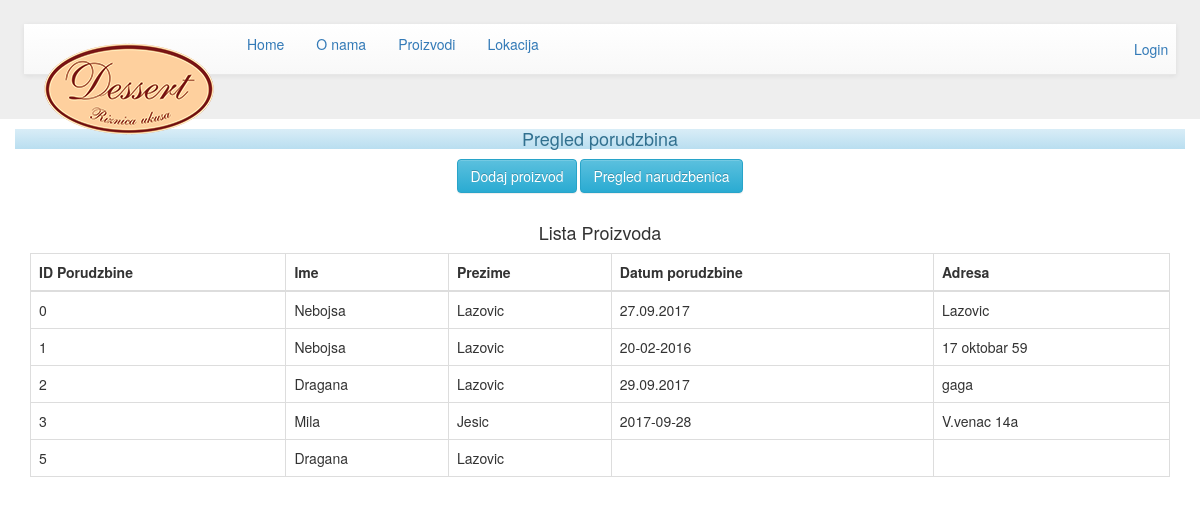
Page /private/sellers/pregled_narudzbenica.php on the committed database.
### tables this page shows
CREATE TABLE `porudzbina` (
  `IDPorudzbine` int(11) NOT NULL,
  `IDKorisnika` int(11) DEFAULT NULL,
  `datumPorudzbine` varchar(30) DEFAULT NULL,
  `adresaUplatioca` varchar(255) DEFAULT NULL,
  `emailUplatioca` varchar(100) DEFAULT NULL,
  `IDKorpe` int(11) DEFAULT NULL,
  `status` int(11) DEFAULT NULL
);

CREATE TABLE `korisnik` (
  `IDKorisnika` int(11) NOT NULL,
  `Ime` varchar(255) NOT NULL,
  `Prezime` varchar(255) NOT NULL,
  `Username` varchar(20) NOT NULL,
  `Password` varchar(30) NOT NULL,
  `Adresa` varchar(255) NOT NULL,
  `Telefon` varchar(30) NOT NULL,
  `Email` varchar(255) NOT NULL,
  `radnoMesto` varchar(20) DEFAULT 'klijent'
);

### private/sellers/pregled_narudzbenica.php (the view, shortened to what this page needs)
<!DOCTYPE html>
<html>
    <head>
        <link href="../../css/bootstrap.css" rel="stylesheet" type="text/css"/>
        <link href="../../css/bootstrap.min.css" rel="stylesheet" type="text/css"/>
        <link href="../../css/bootstrap-theme.css" rel="stylesheet" type="text/css"/>
        <link href="../../css/bootstrap-theme.min.css" rel="stylesheet" type="text/css"/>
    </head>
    <body>
        <?php include '../../navigation.php'; ?>
        <div align="center">
        <div class="container">
        <div class="row">
    <center>
        <h4 class="alert-info">Pregled porudzbina</h4>
        <a class="btn btn-info" href="dodaj_proizvod.php" role="button">Dodaj proizvod</a>
        <a class="btn btn-info" href="pregled_narudzbenica.php" role="button">Pregled narudzbenica</a>
        <br>
        <br>
    </center>
    <div class="container">
        <h4>Lista Proizvoda</h4>
        <table class="table table-bordered">
            <thead>
                <tr>
                    <th>ID Porudzbine</th>
                    <th>Ime</th>
                    <th>Prezime</th>
                    <th>Datum porudzbine</th>
                    <th>Adresa</th>
                </tr>
            </thead>
            <tbody>
            <?php
                require_once '../../common.inc';
                $sql = "SELECT porudzbina.IDPorudzbine, korisnik.Ime, korisnik.Prezime, porudzbina.datumPorudzbine, porudzbina.adresaUplatioca FROM porudzbina LEFT JOIN korisnik ON porudzbina.IDKorisnika = korisnik.IDKorisnika";
                $result = $con->query($sql);
                if($result->num_rows > 0){
                    while($row = $result->fetch_assoc()){
                        echo "<tr>
                        <td>". $row['IDPorudzbine']."</td>
                        <td>". $row['Ime']."</td>
                        <td>". $row['Prezime']."</td>
                        <td>". $row['datumPorudzbine']."</td>
                        <td>". $row['adresaUplatioca']."</td>
                        </tr>";
                    }$result->free();
                } else {
                    echo "<tr><td colspan='5'><center>Nema podataka</center></td></tr>";
                }
                ?>
    </div>
  </div>
</div>
</body>
</html>

### rows in the picture
porudzbina: IDPorudzbine "0", korisnik.Ime "Nebojsa", korisnik.Prezime "Lazovic", datumPorudzbine "27.09.2017", adresaUplatioca "Lazovic"
porudzbina: IDPorudzbine "1", korisnik.Ime "Nebojsa", korisnik.Prezime "Lazovic", datumPorudzbine "20-02-2016", adresaUplatioca "17 oktobar 59"
porudzbina: IDPorudzbine "2", korisnik.Ime "Dragana", korisnik.Prezime "Lazovic", datumPorudzbine "29.09.2017", adresaUplatioca "gaga"
porudzbina: IDPorudzbine "3", korisnik.Ime "Mila", korisnik.Prezime "Jesic", datumPorudzbine "2017-09-28", adresaUplatioca "V.venac 14a"
porudzbina: IDPorudzbine "5", korisnik.Ime "Dragana", korisnik.Prezime "Lazovic"

### other values in the picture
$poruka "Login"
